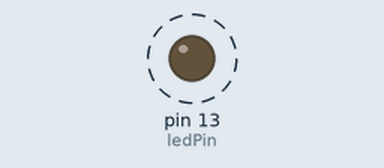
This sketch was run on a simulated Arduino Uno, built with avr-gcc and run on an emulated ATmega328P. On the bench: output pins drawn as LEDs (lit = HIGH). Dashed ring = blinking.

Above: at 0.05 s.
Timing chart, 0 to 3.0 s (numbered marks = the images above):
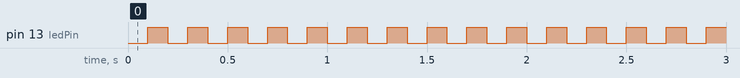

The sketch:

GammonSPI_0.ino
```cpp
// Written by Nick Gammon
// January 2011

#include <SPI.h>

/* SPILIB uses the following PIN definitions
 * CLK   = 13
 * MIS0  = 12
 * MOSI  = 11
 * SS    = 10
 */

const int ledPin = 13;

void flash(){
  while(true){
      digitalWrite(ledPin,LOW);
      delay(100);
      digitalWrite(ledPin,HIGH);
      delay(100);
  }
}


void setup (void){
  pinMode(ledPin,OUTPUT);
  flash();
  SPI.begin ();
  // This call:
  // Puts SCK, MOSI, SS pins into output mode
  // also puts SCK, MOSI into LOW state, and SS into HIGH state.
  // Then put SPI hardware into Master mode and turn SPI on

}


void loop (void){
  char c;

  // enable Slave Select
  digitalWrite(SS, LOW);    // SS is pin 10

  // send test string
  for (const char * p = "abc" ; c = *p; p++)
    SPI.transfer (c);

  // disable Slave Select
   digitalWrite(SS, HIGH);

  delay(200);
}
```

Measured:
- by itself, pin 13 (ledPin): alternates HIGH for 0.10 s and LOW for 0.10 s
